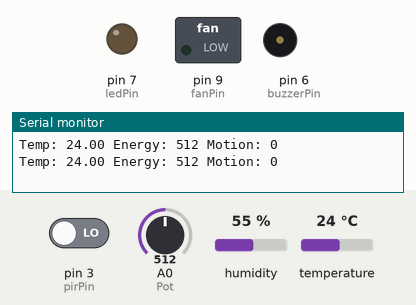
Simulated run of this sketch. Board: Arduino Uno, built with avr-gcc and run on an emulated ATmega328P. Shown: switched loads named in the sketch (green lamp = pin HIGH), output pins drawn as LEDs (lit = HIGH), buzzer (waves = sounding, pin HIGH), the last lines printed to the serial monitor. Inputs (shaded band) come from the test bench; at power-on: temperature 24 °C, A0 (Pot) = 512, pin 3 (pirPin) LOW, humidity 55 %.

Above: at 1.8 s.
1.9 s: temperature set to 29.4 °C
3.4 s: temperature set to 30.8 °C
At 4.7 s:
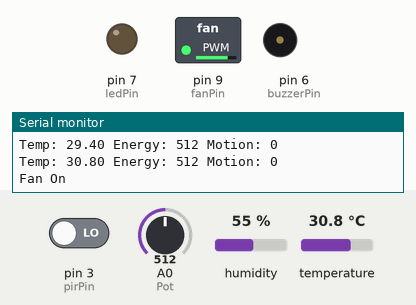
5.5 s: A0 (Pot) set to 683
7.2 s: A0 (Pot) set to 717
At 9.2 s:
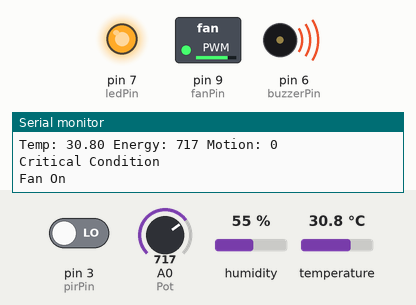
9.5 s: temperature set to 12 °C
At 11.2 s:
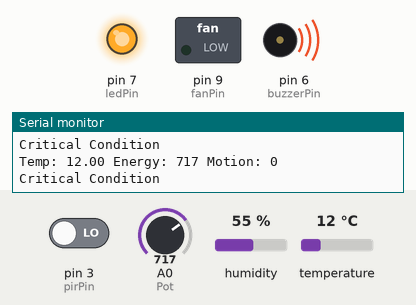
11.5 s: temperature set to 33 °C
At 13.1 s:
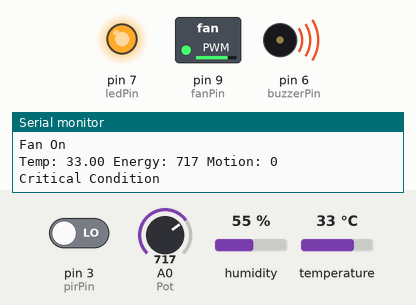
Timing chart, 0 to 14.5 s (numbered marks = the images above; inputs shaded):
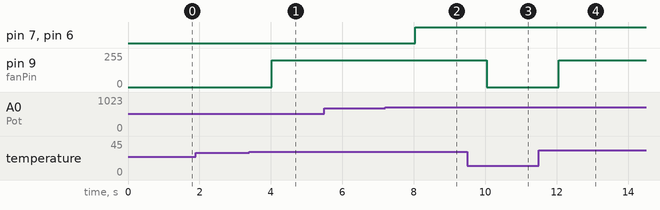

The sketch:

code.ino
```cpp
#include <DHT.h>
#define DHTPIN 2
#define DHTTYPE DHT22
#define pirPin 3
#define Pot A0
#define ledPin 7
#define buzzerPin 6
#define fanPin 9
DHT dht(DHTPIN, DHTTYPE);

void setup() {
  Serial.begin(9600);
  pinMode(pirPin, INPUT);
  pinMode(ledPin, OUTPUT);
  pinMode(buzzerPin, OUTPUT);
  pinMode(fanPin, OUTPUT);
  dht.begin();

}

void loop() {
  float temp = dht.readTemperature();
  int energy = analogRead(Pot);
  int motion = digitalRead(pirPin);
  Serial.print("Temp: ");
  Serial.print(temp);
  Serial.print(" Energy: ");
  Serial.print(energy);
  Serial.print(" Motion: ");
  Serial.println(motion);

  if(temp > 35 || energy > 700 || motion == HIGH){
    digitalWrite(ledPin, HIGH);
    digitalWrite(buzzerPin, HIGH);
    Serial.println("Critical Condition");
  }
  else{
    digitalWrite(ledPin, LOW);
    digitalWrite(buzzerPin, LOW);
  }

  if(temp > 30){
    analogWrite(fanPin, 200);
    Serial.println("Fan On");
  }
  else{
    analogWrite(fanPin, 0);
  }

delay(1000);
}
```

Measured:
- the behaviour switches between 30 and 30.1 °C on temperature (found by bisection; images 0 and 1)
- the behaviour switches between 700 and 701 on A0 (Pot) (found by bisection; images 1 and 2)
- after the input at 3.4 s, pin 9 (fanPin): 0/255 → 200/255 after 0.62 s
- after the input at 7.2 s, pin 7 (ledPin), pin 6 (buzzerPin): LOW → HIGH after 0.84 s
- after the input at 9.5 s, pin 9 (fanPin): 200/255 → 0/255 after 0.54 s
- after the input at 11.5 s, pin 9 (fanPin): 0/255 → 200/255 after 0.55 s
